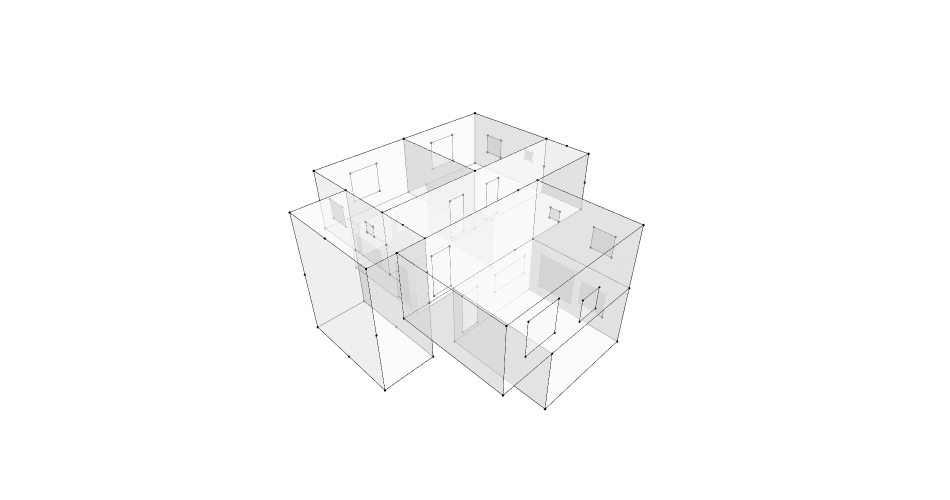

The notebook cell saved with this chart:
### Markdown cell above
## 4. Import the OBJ files, Check them and Show them

### Code cell
# Import all OBJ files
Residential1 = Topology.ByOBJPath(r"C:\Users\Win11\GraphML_RaniaChihaoui\assets\obj\R1.obj")
Residential2_01 = Topology.ByOBJPath(r"C:\Users\Win11\GraphML_RaniaChihaoui\assets\obj\R2_01.obj")
Residential2_02 = Topology.ByOBJPath(r"C:\Users\Win11\GraphML_RaniaChihaoui\assets\obj\R2_02.obj")
Workshop_01 = Topology.ByOBJPath(r"C:\Users\Win11\GraphML_RaniaChihaoui\assets\obj\WO_01.obj")
Workshop_02 = Topology.ByOBJPath(r"C:\Users\Win11\GraphML_RaniaChihaoui\assets\obj\WO_02.obj")
Horizontal_Circularion = Topology.ByOBJPath(r"C:\Users\Win11\GraphML_RaniaChihaoui\assets\obj\HC.obj")
Vertical_Circularion = Topology.ByOBJPath(r"C:\Users\Win11\GraphML_RaniaChihaoui\assets\obj\VC.obj")
Residential1_Door = Topology.ByOBJPath(r"C:\Users\Win11\GraphML_RaniaChihaoui\assets\obj\R1_Door.obj")
Residential2_01_Door = Topology.ByOBJPath(r"C:\Users\Win11\GraphML_RaniaChihaoui\assets\obj\R2_01_Door.obj")
Residential2_02_Door = Topology.ByOBJPath(r"C:\Users\Win11\GraphML_RaniaChihaoui\assets\obj\R2_02_Door.obj")
Workshop_01_Door = Topology.ByOBJPath(r"C:\Users\Win11\GraphML_RaniaChihaoui\assets\obj\WO_01_Door.obj")
Workshop_02_Door = Topology.ByOBJPath(r"C:\Users\Win11\GraphML_RaniaChihaoui\assets\obj\WO_02_Door.obj")
Residential1_Windows = Topology.ByOBJPath(r"C:\Users\Win11\GraphML_RaniaChihaoui\assets\obj\R1_Windows.obj")
Residential2_01_Windows = Topology.ByOBJPath(r"C:\Users\Win11\GraphML_RaniaChihaoui\assets\obj\R2_01_Windows.obj")
Residential2_02_Windows = Topology.ByOBJPath(r"C:\Users\Win11\GraphML_RaniaChihaoui\assets\obj\R2_02_Windows.obj")
Workshop_01_Windows = Topology.ByOBJPath(r"C:\Users\Win11\GraphML_RaniaChihaoui\assets\obj\WO_01_Windows.obj")
Workshop_02_Windows = Topology.ByOBJPath(r"C:\Users\Win11\GraphML_RaniaChihaoui\assets\obj\WO_02_Windows.obj")

# Check all OBJ files
print("Residential1", Residential1)
print("Residential2_01", Residential2_01)
print("Residential2_02", Residential2_02)
print("Workshop_01", Workshop_01)
print("Workshop_02", Workshop_02)
print("Horizontal_Circularion", Horizontal_Circularion)
print("Vertical_Circularion", Vertical_Circularion)
print("Residential1_Door", Residential1_Door)
print("Residential2_01_Door", Residential2_01_Door)
print("Residential2_02_Door", Residential2_02_Door)
print("Workshop_01_Door", Workshop_01_Door)
print("Workshop_02_Door", Workshop_02_Door)
print("Residential1_Windows", Residential1_Windows)
print("Residential2_01_Windows", Residential2_01_Windows)
print("Residential2_02_Windows", Residential2_02_Windows)
print("Workshop_01_Windows", Workshop_01_Windows)
print("Workshop_02_Windows", Workshop_02_Windows)

# Combine the OIBJ files into 3 clusters: one for the building, one for the doors and one for the windows
combined_Agg = []
combined_Agg.extend(Residential1)
combined_Agg.extend(Residential2_01)
combined_Agg.extend(Residential2_02)
combined_Agg.extend(Workshop_01)
combined_Agg.extend(Workshop_02)
combined_Agg.extend(Horizontal_Circularion)
combined_Agg.extend(Vertical_Circularion)

combined_Doors = []
combined_Doors.extend(Residential1_Door)
combined_Doors.extend(Residential2_01_Door)
combined_Doors.extend(Residential2_02_Door)   
combined_Doors.extend(Workshop_01_Door)
combined_Doors.extend(Workshop_02_Door)

combined_Windows = []
combined_Windows.extend(Residential1_Windows)
combined_Windows.extend(Residential2_01_Windows)
combined_Windows.extend(Residential2_02_Windows)
combined_Windows.extend(Workshop_01_Windows)
combined_Windows.extend(Workshop_02_Windows)

#build the clusters and analyze them
building = Cluster.ByTopologies(combined_Agg)
Doors = Cluster.ByTopologies(combined_Doors)
Windows = Cluster.ByTopologies(combined_Windows)

print("building", building)
print("Doors", Doors)
print("Windows", Windows)
print(Topology.Analyze(building))
print(Topology.Analyze(Doors))
print(Topology.Analyze(Windows))

# Display the building, doors and windows

Topology.Show(building, Doors, Windows, renderer="vscode")

### Figure 1 — Plotly figure (JSON) as saved in the notebook; plotly's stock layout.template omitted (floating-point values rounded to 4 significant figures; data arrays with more than 128 entries replaced by an {"elided": "..."} marker saying what was removed)
{"data": [{"customdata": {"elided": "200 str values"}, "hoverinfo": "text", "hovertemplate": {"elided": "200 str values"}, "hovertext": {"elided": "200 str values"}, "legendgroup": "1", "legendrank": 1, "marker": {"color": {"elided": "200 str values"}, "line": {"width": 0}, "opacity": 1, "size": {"elided": "200 float values"}, "sizemode": "diameter", "symbol": "circle"}, "mode": "markers", "name": "1: Untitled (Vertices)", "showlegend": false, "text": {"elided": "200 str values"}, "type": "scatter3d", "x": {"elided": "200 float values"}, "y": {"elided": "200 float values"}, "z": {"elided": "200 float values"}}, {"hoverinfo": "text", "legendgroup": "2", "legendrank": 2, "line": {"color": "black", "dash": "solid", "width": 1}, "marker": {"size": 0}, "mode": "lines", "name": "1: Untitled (Edges)", "showlegend": false, "text": "", "type": "scatter3d", "x": {"elided": "600 float values"}, "y": {"elided": "600 float values"}, "z": {"elided": "600 float values"}}, {"cmax": 1, "cmin": 0, "color": "#FAFAFA", "colorscale": [[0, "#440154"], [0.1111, "#482878"], [0.2222, "#3e4989"], [0.3333, "#31688e"], [0.4444, "#26828e"], [0.5556, "#1f9e89"], [0.6667, "#35b779"], [0.7778, "#6ece58"], [0.8889, "#b5de2b"], [1, "#fde725"]], "flatshading": true, "hoverinfo": "text", "hovertext": "", "i": [0, 0, 4, 4, 3, 3, 7, 2, 7, 7, 1, 4, 8, 8, 12, 12, 11, 11, 10, 10, 15, 15, 12, 12, 16, 16, 13, 13, 17, 17, 11, 11, 14, 14, 13, 13, 20, 20, 24, 24, 23, 23, 22, 22, 27, 27, 24, 24, 28, 28, 32, 32, 29, 29, 35, 35, 32, 32, 30, 30, 36, 39, 39, 41, 41, 43, 44, 41, 41, 46, 46, 42, 11, 14, 14, 44, 44, 15, 39, 11, 11, 48, 48, 17, 36, 14, 14, 46, 46, 15, 50, 53, 53, 55, 55, 57, 40, 40, 58, 58, 59, 40, 40, 19, 19, 37, 59, 59, 62, 62, 55, 55, 56, 56, 19, 19, 62, 62], "j": [1, 2, 5, 6, 6, 5, 6, 7, 2, 1, 0, 1, 9, 10, 13, 14, 14, 13, 15, 14, 10, 9, 9, 8, 8, 11, 18, 19, 19, 18, 14, 19, 11, 8, 8, 16, 21, 22, 25, 26, 26, 25, 27, 26, 22, 21, 21, 20, 29, 31, 33, 34, 35, 34, 29, 31, 31, 28, 34, 33, 37, 38, 36, 42, 36, 41, 45, 43, 45, 44, 41, 41, 17, 47, 11, 10, 11, 44, 45, 10, 45, 39, 11, 11, 49, 19, 49, 36, 14, 14, 51, 54, 51, 50, 53, 53, 37, 54, 53, 40, 60, 58, 60, 59, 40, 40, 61, 56, 50, 59, 60, 58, 61, 60, 51, 54, 52, 51], "k": [2, 3, 6, 7, 5, 0, 3, 3, 1, 4, 5, 5, 10, 11, 14, 15, 13, 8, 14, 11, 9, 12, 8, 13, 11, 17, 19, 14, 18, 16, 19, 17, 8, 13, 16, 18, 22, 23, 26, 27, 25, 20, 26, 23, 21, 24, 20, 25, 30, 29, 34, 35, 34, 30, 31, 32, 28, 33, 33, 28, 38, 40, 38, 36, 39, 39, 10, 45, 44, 15, 44, 46, 47, 19, 47, 11, 14, 14, 43, 45, 39, 40, 39, 48, 37, 49, 36, 42, 36, 46, 52, 51, 50, 56, 50, 55, 54, 53, 57, 53, 61, 60, 59, 62, 59, 19, 56, 50, 52, 50, 58, 57, 60, 55, 54, 37, 51, 19], "legendgroup": "3", "legendrank": 3, "lighting": {"facenormalsepsilon": 0}, "name": "1: Untitled (Faces)", "opacity": 0.5, "showlegend": false, "showscale": false, "text": "", "type": "mesh3d", "x": [-2.5, 5.0, 5.0, -2.5, 5.0, -2.5, -2.5, 5.0, 3.75, 8.75, 8.75, 3.75, 8.75, 3.75, 3.75, 8.75, -1.25, -1.25, -1.25, -1.25, 1.3e-05, 5.0, 5.0, 1.3e-05, 5.0, 1.3e-05, 1.3e-05, 5.0, 0, 5, 0, 5, 5, 0, 0, 5, 3.75, -1.25, -1.25, 3.75, -1.25, 8.75, 8.75, 8.75, 8.75, 8.75, 8.75, -1.25, -1.25, -1.25, -3.75, -3.75, -3.75, -3.75, -3.75, -3.75, -3.75, -3.75, -1.25, -1.25, -1.25, -1.25, -1.25], "y": [8e-06, 8e-06, -5.0, -5.0, 8e-06, 8e-06, -5.0, -5.0, 7.5, 7.5, 2.5, 2.5, 7.5, 7.5, 2.5, 2.5, 7.5, 2.5, 7.5, 2.5, 7.5, 7.5, 2.5, 2.5, 7.5, 7.5, 2.5, 2.5, 0, -5, -5, 0, 0, 0, -5, -5, 8e-06, 8e-06, 8e-06, 8e-06, 8e-06, 8e-06, 8e-06, 8e-06, 2.5, 1.25, 1.25, 2.5, 1.25, 1.25, 5.0, 2.5, 5.0, 8e-06, 8e-06, 2.5, 5.0, 8e-06, 8e-06, 5.0, 2.5, 5.0, 5.0], "z": [3.2, 3.2, 3.2, 3.2, 6.2, 6.2, 6.2, 6.2, 3.2, 3.2, 3.2, 3.2, 6.2, 6.2, 6.2, 6.2, 3.2, 3.2, 6.2, 6.2, 0.2, 0.2, 0.2, 0.2, 3.2, 3.2, 3.2, 3.2, 0.2, 0.2, 0.2, 0.2, 3.2, 3.2, 3.2, 3.2, 6.2, 6.2, 4.7, 3.2, 3.2, 4.7, 6.2, 3.2, 4.7, 3.2, 6.2, 4.7, 3.2, 6.2, 3.2, 6.2, 6.2, 3.2, 6.2, 0.2, 0.2, 0.2, 0.2, 3.2, 0.2, 0.2, 6.2]}, {"customdata": ["", "", "", "", "", "", "", "", "", "", "", "", "", "", "", "", "", "", "", ""], "hoverinfo": "text", "hovertemplate": ["Click ", "Click ", "Click ", "Click ", "Click ", "Click ", "Click ", "Click ", "Click ", "Click ", "Click ", "Click ", "Click ", "Click ", "Click ", "Click ", "Click ", "Click ", "Click ", "Click "], "hovertext": ["", "", "", "", "", "", "", "", "", "", "", "", "", "", "", "", "", "", "", ""], "legendgroup": "5", "legendrank": 5, "marker": {"color": ["#000000", "#000000", "#000000", "#000000", "#000000", "#000000", "#000000", "#000000", "#000000", "#000000", "#000000", "#000000", "#000000", "#000000", "#000000", "#000000", "#000000", "#000000", "#000000", "#000000"], "line": {"width": 0}, "opacity": 1, "size": [2.8, 2.8, 2.8, 2.8, 2.8, 2.8, 2.8, 2.8, 2.8, 2.8, 2.8, 2.8, 2.8, 2.8, 2.8, 2.8, 2.8, 2.8, 2.8, 2.8], "sizemode": "diameter", "symbol": "circle"}, "mode": "markers", "name": "2: Untitled (Vertices)", "showlegend": false, "text": ["", "", "", "", "", "", "", "", "", "", "", "", "", "", "", "", "", "", "", ""], "type": "scatter3d", "x": [-0.09999, -0.09999, -1.0, -1.0, 5.29, 4.49, 4.49, 5.29, 2.21, 2.21, 3.01, 3.01, 1.3e-05, 1.3e-05, 1.3e-05, 1.3e-05, 0.5, 1.4, 1.4, 0.5], "y": [8e-06, 8e-06, 8e-06, 8e-06, 2.5, 2.5, 2.5, 2.5, 2.5, 2.5, 2.5, 2.5, 3.0, 3.9, 3.9, 3.0, 0, 0, 0, 0], "z": [5.3, 3.4, 3.4, 5.3, 5.3, 5.3, 3.4, 3.4, 5.3, 3.4, 3.4, 5.3, 2.5, 2.5, 0.4, 0.4, 2.5, 2.5, 0.4, 0.4]}, {"hoverinfo": "text", "legendgroup": "6", "legendrank": 6, "line": {"color": "black", "dash": "solid", "width": 1}, "marker": {"size": 0}, "mode": "lines", "name": "2: Untitled (Edges)", "showlegend": false, "text": "", "type": "scatter3d", "x": [-0.09999, -0.09999, null, -0.09999, -1.0, null, -1.0, -1.0, null, -1.0, -0.09999, null, 5.29, 4.49, null, 4.49, 4.49, null, 4.49, 5.29, null, 5.29, 5.29, null, 2.21, 2.21, null, 2.21, 3.01, null, 3.01, 3.01, null, 3.01, 2.21, null, 1.3e-05, 1.3e-05, null, 1.3e-05, 1.3e-05, null, 1.3e-05, 1.3e-05, null, 1.3e-05, 1.3e-05, null, 0.5, 1.4, null, 1.4, 1.4, null, 1.4, 0.5, null, 0.5, 0.5, null], "y": [8e-06, 8e-06, null, 8e-06, 8e-06, null, 8e-06, 8e-06, null, 8e-06, 8e-06, null, 2.5, 2.5, null, 2.5, 2.5, null, 2.5, 2.5, null, 2.5, 2.5, null, 2.5, 2.5, null, 2.5, 2.5, null, 2.5, 2.5, null, 2.5, 2.5, null, 3.0, 3.9, null, 3.9, 3.9, null, 3.9, 3.0, null, 3.0, 3.0, null, 0, 0, null, 0, 0, null, 0, 0, null, 0, 0, null], "z": [5.3, 3.4, null, 3.4, 3.4, null, 3.4, 5.3, null, 5.3, 5.3, null, 5.3, 5.3, null, 5.3, 3.4, null, 3.4, 3.4, null, 3.4, 5.3, null, 5.3, 3.4, null, 3.4, 3.4, null, 3.4, 5.3, null, 5.3, 5.3, null, 2.5, 2.5, null, 2.5, 0.4, null, 0.4, 0.4, null, 0.4, 2.5, null, 2.5, 2.5, null, 2.5, 0.4, null, 0.4, 0.4, null, 0.4, 2.5, null]}, {"cmax": 1, "cmin": 0, "color": "#FAFAFA", "colorscale": [[0, "#440154"], [0.1111, "#482878"], [0.2222, "#3e4989"], [0.3333, "#31688e"], [0.4444, "#26828e"], [0.5556, "#1f9e89"], [0.6667, "#35b779"], [0.7778, "#6ece58"], [0.8889, "#b5de2b"], [1, "#fde725"]], "flatshading": true, "hoverinfo": "text", "hovertext": "", "i": [0, 0, 4, 4, 8, 8, 12, 12, 16, 16], "j": [1, 2, 5, 6, 9, 11, 13, 14, 17, 18], "k": [2, 3, 6, 7, 10, 9, 14, 15, 18, 19], "legendgroup": "7", "legendrank": 7, "lighting": {"facenormalsepsilon": 0}, "name": "2: Untitled (Faces)", "opacity": 0.5, "showlegend": false, "showscale": false, "text": "", "type": "mesh3d", "x": [-0.09999, -0.09999, -1.0, -1.0, 5.29, 5.29, 4.49, 4.49, 3.01, 2.21, 2.21, 3.01, 1.3e-05, 1.3e-05, 1.3e-05, 1.3e-05, 1.4, 1.4, 0.5, 0.5], "y": [8e-06, 8e-06, 8e-06, 8e-06, 2.5, 2.5, 2.5, 2.5, 2.5, 2.5, 2.5, 2.5, 3.0, 3.0, 3.9, 3.9, 0, 0, 0, 0], "z": [5.3, 3.4, 3.4, 5.3, 3.4, 5.3, 5.3, 3.4, 3.4, 5.3, 3.4, 5.3, 0.4, 2.5, 2.5, 0.4, 2.5, 0.4, 0.4, 2.5]}, {"customdata": ["", "", "", "", "", "", "", "", "", "", "", "", "", "", "", "", "", "", "", "", "", "", "", "", "", "", "", "", "", "", "", "", "", "", "", "", "", "", "", "", "", "", "", "", "", "", "", "", "", "", "", "", "", "", "", "", "", "", "", "", "", "", "", ""], "hoverinfo": "text", "hovertemplate": ["Click ", "Click ", "Click ", "Click ", "Click ", "Click ", "Click ", "Click ", "Click ", "Click ", "Click ", "Click ", "Click ", "Click ", "Click ", "Click ", "Click ", "Click ", "Click ", "Click ", "Click ", "Click ", "Click ", "Click ", "Click ", "Click ", "Click ", "Click ", "Click ", "Click ", "Click ", "Click ", "Click ", "Click ", "Click ", "Click ", "Click ", "Click ", "Click ", "Click ", "Click ", "Click ", "Click ", "Click ", "Click ", "Click ", "Click ", "Click ", "Click ", "Click ", "Click ", "Click ", "Click ", "Click ", "Click ", "Click ", "Click ", "Click ", "Click ", "Click ", "Click ", "Click ", "Click ", "Click "], "hovertext": ["", "", "", "", "", "", "", "", "", "", "", "", "", "", "", "", "", "", "", "", "", "", "", "", "", "", "", "", "", "", "", "", "", "", "", "", "", "", "", "", "", "", "", "", "", "", "", "", "", "", "", "", "", "", "", "", "", "", "", "", "", "", "", ""], "legendgroup": "9", "legendrank": 9, "marker": {"color": ["#000000", "#000000", "#000000", "#000000", "#000000", "#000000", "#000000", "#000000", "#000000", "#000000", "#000000", "#000000", "#000000", "#000000", "#000000", "#000000", "#000000", "#000000", "#000000", "#000000", "#000000", "#000000", "#000000", "#000000", "#000000", "#000000", "#000000", "#000000", "#000000", "#000000", "#000000", "#000000", "#000000", "#000000", "#000000", "#000000", "#000000", "#000000", "#000000", "#000000", "#000000", "#000000", "#000000", "#000000", "#000000", "#000000", "#000000", "#000000", "#000000", "#000000", "#000000", "#000000", "#000000", "#000000", "#000000", "#000000", "#000000", "#000000", "#000000", "#000000", "#000000", "#000000", "#000000", "#000000"], "line": {"width": 0}, "opacity": 1, "size": [2.8, 2.8, 2.8, 2.8, 2.8, 2.8, 2.8, 2.8, 2.8, 2.8, 2.8, 2.8, 2.8, 2.8, 2.8, 2.8, 2.8, 2.8, 2.8, 2.8, 2.8, 2.8, 2.8, 2.8, 2.8, 2.8, 2.8, 2.8, 2.8, 2.8, 2.8, 2.8, 2.8, 2.8, 2.8, 2.8, 2.8, 2.8, 2.8, 2.8, 2.8, 2.8, 2.8, 2.8, 2.8, 2.8, 2.8, 2.8, 2.8, 2.8, 2.8, 2.8, 2.8, 2.8, 2.8, 2.8, 2.8, 2.8, 2.8, 2.8, 2.8, 2.8, 2.8, 2.8], "sizemode": "diameter", "symbol": "circle"}, "mode": "markers", "name": "3: Untitled (Vertices)", "showlegend": false, "text": ["", "", "", "", "", "", "", "", "", "", "", "", "", "", "", "", "", "", "", "", "", "", "", "", "", "", "", "", "", "", "", "", "", "", "", "", "", "", "", "", "", "", "", "", "", "", "", "", "", "", "", "", "", "", "", "", "", "", "", "", "", "", "", ""], "type": "scatter3d", "x": [5.0, 5.0, 5.0, 5.0, 5.0, 5.0, 5.0, 5.0, 1.5, 1.5, 2.5, 2.5, -1.5, -1.5, 1.1e-05, 1.1e-05, 8.75, 8.75, 8.75, 8.75, 8.75, 8.75, 8.75, 8.75, 5.5, 7.0, 7.0, 5.5, 2.0, 2.0, 0.5, 0.5, -1.25, -1.25, -1.25, -1.25, -1.25, -1.25, -1.25, -1.25, 1.3e-05, 1.3e-05, 1.3e-05, 1.3e-05, 2.798, 4.098, 4.098, 2.798, 0.5174, 2.467, 2.467, 0.5174, 2.5, 4.5, 4.5, 2.5, 5, 5, 5, 5, 5, 5, 5, 5], "y": [-1.3, -1.3, -0.8, -0.8, -4, -4, -3.0, -3.0, -5.0, -5.0, -5.0, -5.0, -5.0, -5.0, -5.0, -5.0, 3.8, 3.3, 3.3, 3.8, 6.5, 5.5, 5.5, 6.5, 7.5, 7.5, 7.5, 7.5, 7.5, 7.5, 7.5, 7.5, 5.5, 6.5, 6.5, 5.5, 3.3, 3.8, 3.8, 3.3, 5.0, 7.0, 7.0, 5.0, 7.5, 7.5, 7.5, 7.5, 7.5, 7.5, 7.5, 7.5, 0, 0, 0, 0, -0.5174, -2.467, -2.467, -0.5174, -2.798, -4.098, -4.098, -2.798], "z": [5.2, 4.7, 4.7, 5.2, 5.2, 4.2, 4.2, 5.2, 4.7, 3.7, 3.7, 4.7, 5.7, 4.2, 4.2, 5.7, 5.2, 5.2, 4.7, 4.7, 5.2, 5.2, 4.2, 4.2, 5.45, 5.45, 3.95, 3.95, 5.45, 3.95, 3.95, 5.45, 5.2, 5.2, 4.2, 4.2, 5.2, 5.2, 4.7, 4.7, 2.5, 2.5, 1.495, 1.495, 2.334, 2.334, 1.034, 1.034, 2.659, 2.659, 0.7164, 0.7164, 2.5, 2.5, 1.495, 1.495, 2.659, 2.659, 0.7164, 0.7164, 2.334, 2.334, 1.034, 1.034]}, {"hoverinfo": "text", "legendgroup": "10", "legendrank": 10, "line": {"color": "black", "dash": "solid", "width": 1}, "marker": {"size": 0}, "mode": "lines", "name": "3: Untitled (Edges)", "showlegend": false, "text": "", "type": "scatter3d", "x": {"elided": "192 float values"}, "y": {"elided": "192 float values"}, "z": {"elided": "192 float values"}}, {"cmax": 1, "cmin": 0, "color": "#FAFAFA", "colorscale": [[0, "#440154"], [0.1111, "#482878"], [0.2222, "#3e4989"], [0.3333, "#31688e"], [0.4444, "#26828e"], [0.5556, "#1f9e89"], [0.6667, "#35b779"], [0.7778, "#6ece58"], [0.8889, "#b5de2b"], [1, "#fde725"]], "flatshading": true, "hoverinfo": "text", "hovertext": "", "i": [0, 0, 4, 4, 8, 8, 12, 12, 16, 16, 20, 20, 24, 24, 28, 28, 32, 32, 36, 36, 40, 40, 44, 44, 48, 48, 52, 52, 56, 56, 60, 60], "j": [1, 2, 5, 6, 9, 11, 13, 15, 17, 18, 21, 22, 25, 26, 29, 30, 33, 34, 37, 38, 41, 42, 45, 46, 49, 50, 53, 54, 57, 58, 61, 62], "k": [2, 3, 6, 7, 10, 9, 14, 13, 18, 19, 22, 23, 26, 27, 30, 31, 34, 35, 38, 39, 42, 43, 46, 47, 50, 51, 54, 55, 58, 59, 62, 63], "legendgroup": "11", "legendrank": 11, "lighting": {"facenormalsepsilon": 0}, "name": "3: Untitled (Faces)", "opacity": 0.5, "showlegend": false, "showscale": false, "text": "", "type": "mesh3d", "x": [5.0, 5.0, 5.0, 5.0, 5.0, 5.0, 5.0, 5.0, 2.5, 1.5, 1.5, 2.5, 1.1e-05, -1.5, -1.5, 1.1e-05, 8.75, 8.75, 8.75, 8.75, 8.75, 8.75, 8.75, 8.75, 7.0, 7.0, 5.5, 5.5, 2.0, 2.0, 0.5, 0.5, -1.25, -1.25, -1.25, -1.25, -1.25, -1.25, -1.25, -1.25, 1.3e-05, 1.3e-05, 1.3e-05, 1.3e-05, 4.098, 4.098, 2.798, 2.798, 2.467, 2.467, 0.5174, 0.5174, 4.5, 4.5, 2.5, 2.5, 5, 5, 5, 5, 5, 5, 5, 5], "y": [-1.3, -1.3, -0.8, -0.8, -4, -4, -3.0, -3.0, -5.0, -5.0, -5.0, -5.0, -5.0, -5.0, -5.0, -5.0, 3.3, 3.3, 3.8, 3.8, 5.5, 5.5, 6.5, 6.5, 7.5, 7.5, 7.5, 7.5, 7.5, 7.5, 7.5, 7.5, 5.5, 5.5, 6.5, 6.5, 3.3, 3.3, 3.8, 3.8, 5.0, 5.0, 7.0, 7.0, 7.5, 7.5, 7.5, 7.5, 7.5, 7.5, 7.5, 7.5, 0, 0, 0, 0, -2.467, -2.467, -0.5174, -0.5174, -4.098, -4.098, -2.798, -2.798], "z": [5.2, 4.7, 4.7, 5.2, 5.2, 4.2, 4.2, 5.2, 3.7, 4.7, 3.7, 4.7, 4.2, 5.7, 4.2, 5.7, 5.2, 4.7, 4.7, 5.2, 5.2, 4.2, 4.2, 5.2, 5.45, 3.95, 3.95, 5.45, 5.45, 3.95, 3.95, 5.45, 4.2, 5.2, 5.2, 4.2, 4.7, 5.2, 5.2, 4.7, 1.495, 2.5, 2.5, 1.495, 2.334, 1.034, 1.034, 2.334, 2.659, 0.7164, 0.7164, 2.659, 2.5, 1.495, 1.495, 2.5, 2.659, 0.7164, 0.7164, 2.659, 2.334, 1.034, 1.034, 2.334]}], "layout": {"autosize": true, "height": 500, "margin": {"b": 40, "l": 40, "r": 40, "t": 40}, "paper_bgcolor": "RGBA(0,0,0,0)", "plot_bgcolor": "RGBA(0,0,0,0)", "scene": {"aspectmode": "data", "camera": {"center": {"x": 0, "y": 0, "z": 0}, "eye": {"x": -1.25, "y": -1.25, "z": 1.25}, "projection": {"type": "perspective"}, "up": {"x": 0, "y": 0, "z": 1}}, "xaxis": {"visible": false}, "yaxis": {"visible": false}, "zaxis": {"visible": false}}, "showlegend": true, "width": 950, "xaxis": {"showgrid": false, "visible": false, "zeroline": false}, "yaxis": {"showgrid": false, "visible": false, "zeroline": false}}}
